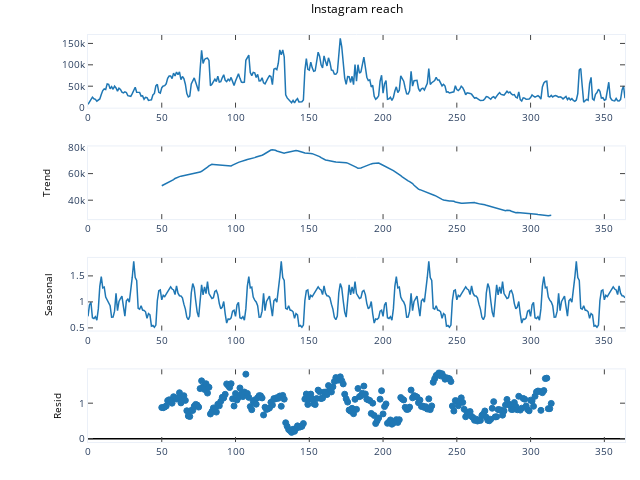

The notebook cell this image was saved under:
### Code cell
#Forecasting using Time Series Forecasting
    
from plotly.tools import mpl_to_plotly
import matplotlib.pyplot as plt
from statsmodels.tsa.seasonal import seasonal_decompose

df = df[["Date", "Instagram reach"]]

result = seasonal_decompose(df['Instagram reach'], 
                            model='multiplicative', 
                            period=100)

fig = plt.figure()
fig = result.plot()

fig = mpl_to_plotly(fig)
fig.show()

### Figure 1 — Plotly figure (JSON) as saved in the notebook; plotly's stock layout.template omitted (floating-point values rounded to 4 significant figures; data arrays with more than 128 entries replaced by an {"elided": "..."} marker saying what was removed)
{"data": [{"line": {"color": "rgba (31, 119, 180, 1)", "dash": "solid", "width": 1.5}, "mode": "lines", "name": "_child0", "type": "scatter", "x": {"elided": "365 int values"}, "xaxis": "x", "y": {"elided": "365 int values"}, "yaxis": "y"}, {"line": {"color": "rgba (31, 119, 180, 1)", "dash": "solid", "width": 1.5}, "mode": "lines", "name": "_child0", "type": "scatter", "x": {"elided": "365 int values"}, "xaxis": "x2", "y": {"elided": "365 float values"}, "yaxis": "y2"}, {"line": {"color": "rgba (31, 119, 180, 1)", "dash": "solid", "width": 1.5}, "mode": "lines", "name": "_child0", "type": "scatter", "x": {"elided": "365 int values"}, "xaxis": "x3", "y": {"elided": "365 float values"}, "yaxis": "y3"}, {"marker": {"color": "#1F77B4", "line": {"color": "#1F77B4", "width": 1}, "opacity": 1, "size": 6, "symbol": "circle"}, "mode": "markers", "name": "_child0", "type": "scatter", "x": {"elided": "365 int values"}, "xaxis": "x4", "y": {"elided": "365 float values"}, "yaxis": "y4"}, {"line": {"color": "rgba (0, 0, 0, 1)", "dash": "solid", "width": 1.5}, "mode": "lines", "name": "_child1", "type": "scatter", "x": [0, 364], "xaxis": "x4", "y": [0, 0], "yaxis": "y4"}], "layout": {"annotations": [{"font": {"color": "#000000", "size": 12}, "showarrow": false, "text": "Instagram reach", "x": 0.5006, "xanchor": "center", "xref": "paper", "y": 1.04, "yanchor": "bottom", "yref": "paper"}], "autosize": false, "height": 480, "hovermode": "closest", "margin": {"b": 38, "l": 88, "pad": 0, "r": 15, "t": 35}, "showlegend": false, "width": 640, "xaxis": {"anchor": "y", "domain": [0, 1], "mirror": "ticks", "nticks": 9, "range": [0, 364], "showgrid": false, "showline": true, "side": "bottom", "tickfont": {"size": 10}, "ticks": "inside", "type": "linear", "zeroline": false}, "xaxis2": {"anchor": "y2", "domain": [0, 1], "mirror": "ticks", "nticks": 9, "range": [0, 364], "showgrid": false, "showline": true, "side": "bottom", "tickfont": {"size": 10}, "ticks": "inside", "type": "linear", "zeroline": false}, "xaxis3": {"anchor": "y3", "domain": [0, 1], "mirror": "ticks", "nticks": 9, "range": [0, 364], "showgrid": false, "showline": true, "side": "bottom", "tickfont": {"size": 10}, "ticks": "inside", "type": "linear", "zeroline": false}, "xaxis4": {"anchor": "y4", "domain": [0, 1], "mirror": "ticks", "nticks": 9, "range": [0, 364], "showgrid": false, "showline": true, "side": "bottom", "tickfont": {"size": 10}, "ticks": "inside", "type": "linear", "zeroline": false}, "yaxis": {"anchor": "x", "domain": [0.8215, 1], "mirror": "ticks", "nticks": 4, "range": [-98.9, 169700.0], "showgrid": false, "showline": true, "side": "left", "tickfont": {"size": 10}, "ticks": "inside", "type": "linear", "zeroline": false}, "yaxis2": {"anchor": "x2", "domain": [0.5477, 0.7262], "mirror": "ticks", "nticks": 4, "range": [25790.0, 80420.0], "showgrid": false, "showline": true, "side": "left", "tickfont": {"size": 10}, "ticks": "inside", "title": {"font": {"color": "#000000", "size": 10}, "text": "Trend"}, "type": "linear", "zeroline": false}, "yaxis3": {"anchor": "x3", "domain": [0.2738, 0.4523], "mirror": "ticks", "nticks": 5, "range": [0.4489, 1.846], "showgrid": false, "showline": true, "side": "left", "tickfont": {"size": 10}, "ticks": "inside", "title": {"font": {"color": "#000000", "size": 10}, "text": "Seasonal"}, "type": "linear", "zeroline": false}, "yaxis4": {"anchor": "x4", "domain": [0, 0.1785], "mirror": "ticks", "nticks": 4, "range": [-0.09295, 1.952], "showgrid": false, "showline": true, "side": "left", "tickfont": {"size": 10}, "ticks": "inside", "title": {"font": {"color": "#000000", "size": 10}, "text": "Resid"}, "type": "linear", "zeroline": false}}}
